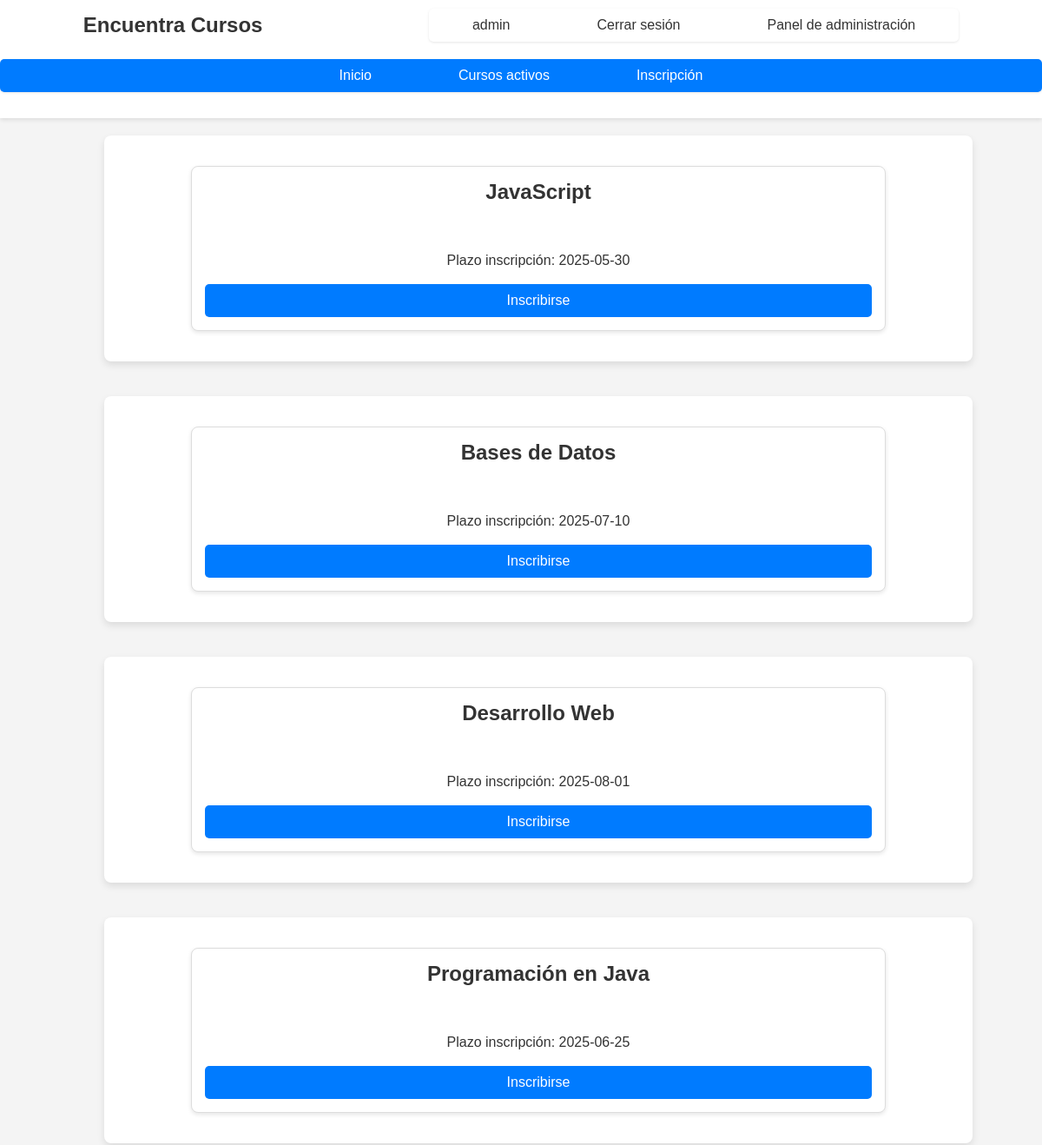
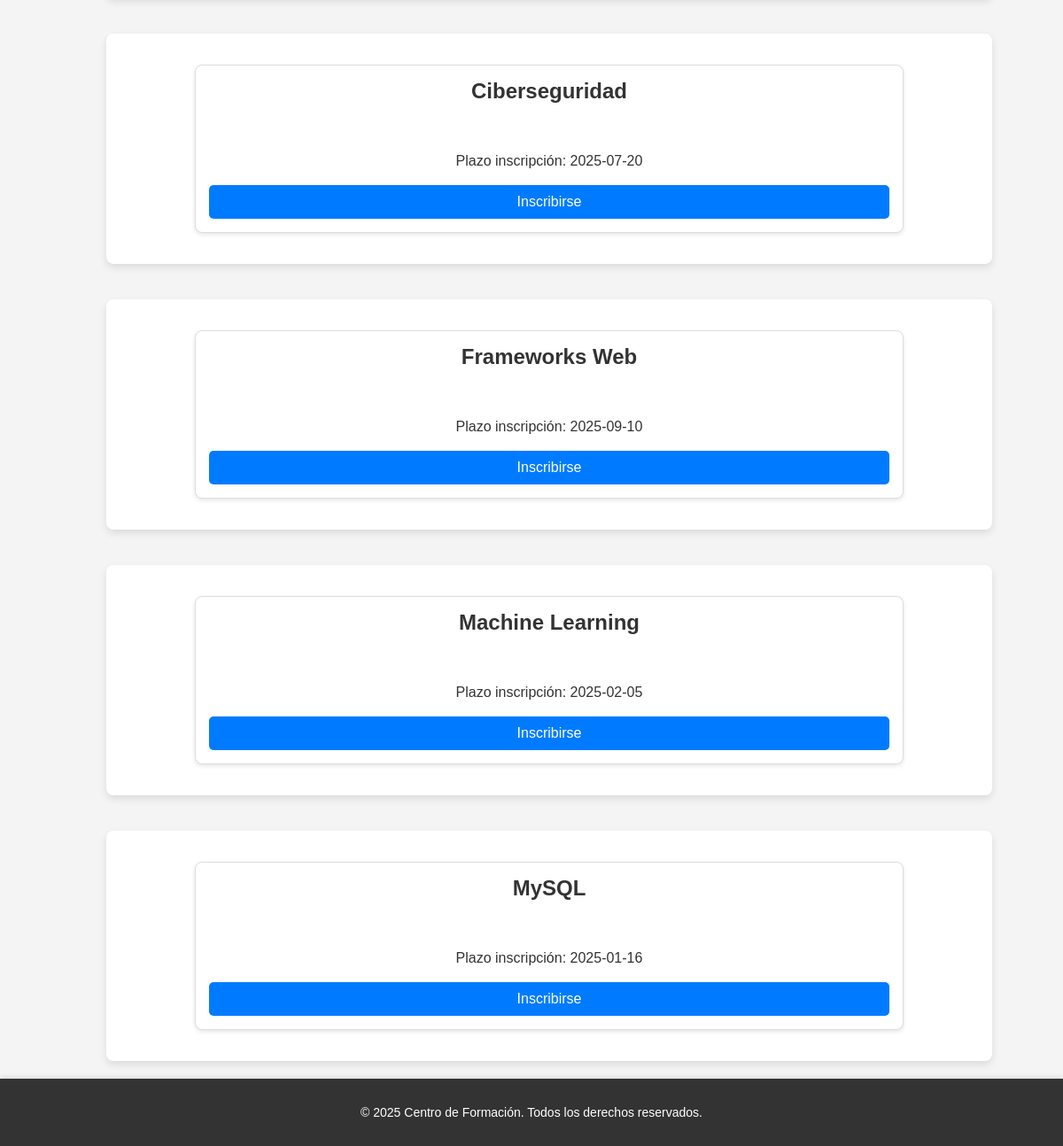
/cursos.php (signed in), run on the app's committed database (2 pictures, top to bottom).
### tables this page shows
CREATE TABLE `cursos` (
  `codigo` int NOT NULL,
  `nombre` varchar(50) DEFAULT NULL,
  `abierto` tinyint(1) DEFAULT '1',
  `numeroplazas` int DEFAULT NULL,
  `plazoinscripcion` date DEFAULT NULL
);

### cursos.php (the view, shortened to what this page needs)
<?php
include 'header.php';
include 'footer.php';
include 'conexionBd.php';
if ($_SERVER['REQUEST_METHOD'] == 'GET') {
    $html = generaHeader('formularios/logout.php', 'formularios/login.php', 'index.php', 'cursos.php', 'administrador/opcionesAdmin.php', 'css/style.css');
    $html .= $_SESSION['mensaje'];
    $html .= obtenerCursosActivos($pdo);
    $html .= '</main>'.generaFooter();
    echo $html;
}
function obtenerCursosActivos($pdo) {
    $html = '';
    $sql = "SELECT * FROM cursos WHERE abierto = 1";
    $stmt = $pdo->query($sql);
    if ($stmt->rowCount() > 0) {
        $html .= '<main>';
        while ($fila = $stmt->fetch(PDO::FETCH_ASSOC)) {
            $html .= generaDatosCurso($fila);
        }
    } else {
        $html .= "<p class='mensaje'>No hay cursos activos en este momento.</p>";
    }
    return $html;
}
function generaDatosCurso($fila){
    return "<form class='formulario' action = 'formularios/InscribirseCurso.php' method = 'get'>
    <div class = 'containerInfoCurso'>
                <input type='hidden' name='plazoInscripcion' value = '{$fila['plazoinscripcion']}'>
                <input type='hidden' name='numeroPlazas' value = '{$fila['numeroplazas']}'>
                <h2>{$fila['nombre']}</h2>
                <p>Plazo inscripción: {$fila['plazoinscripcion']}</p>
                <button type = 'submit' class = 'btnEnviar' name = 'btnEnviar' value = '{$fila['codigo']}-{$fila['nombre']}'>Inscribirse</button>
              </div></form>";
}
?>

### css/style.css (style rules this page uses)
* { font-family: Arial, sans-serif; margin: 0; padding: 0; box-sizing: content-box; }
body { min-height: 100vh; width: 100%; background-color: #f4f4f4; color: #333; }
main { display: flex; flex:1; flex-direction: column; margin: auto; align-items: center; height: 100%; width: 80%; }
h2 { text-align: center; margin-bottom: 2em; }
.formulario { display: flex; flex-direction: column; align-items: center; margin: 20px auto; padding: 20px; background-color: #fff; border-radius: 8px; box-shadow: 0 4px 8px rgba(0, 0, 0, 0.1); max-width: 800px; width: 100%; }
.containerInfoCurso { display: flex; flex-direction: column; background-color: #ffffff; border: 1px solid #ddd; border-radius: 8px; margin: 15px 0; padding: 15px; box-shadow: 0 2px 5px rgba(0, 0, 0, 0.1); width: 100%; }
.containerInfoCurso p { text-align: center; font-size: 16px; margin: 8px 0; color: #333; }
.btnEnviar { display: flex; justify-content: center; background-color: #007BFF; color: #fff; font-size: 16px; padding: 10px 20px; margin-top: 10px; border: none; border-radius: 5px; cursor: pointer; transition: background-color 0.3s; }
@media (min-width: 768px) { .formulario { max-width: 1000px; } }
@media (min-width: 768px) { .containerInfoCurso { width: 80%; } }

### data on the page
cursos: nombre "JavaScript", plazoinscripcion "2025-05-30"
cursos: nombre "Bases de Datos", plazoinscripcion "2025-07-10"
cursos: nombre "Desarrollo Web", plazoinscripcion "2025-08-01"
cursos: nombre "Programación en Java", plazoinscripcion "2025-06-25"
cursos: nombre "Ciberseguridad", plazoinscripcion "2025-07-20"
cursos: nombre "Frameworks Web", plazoinscripcion "2025-09-10"
cursos: nombre "Machine Learning", plazoinscripcion "2025-02-05"
cursos: nombre "MySQL", plazoinscripcion "2025-01-16"

### other printed values
$_SESSION['nombre_usuario'] "admin"
